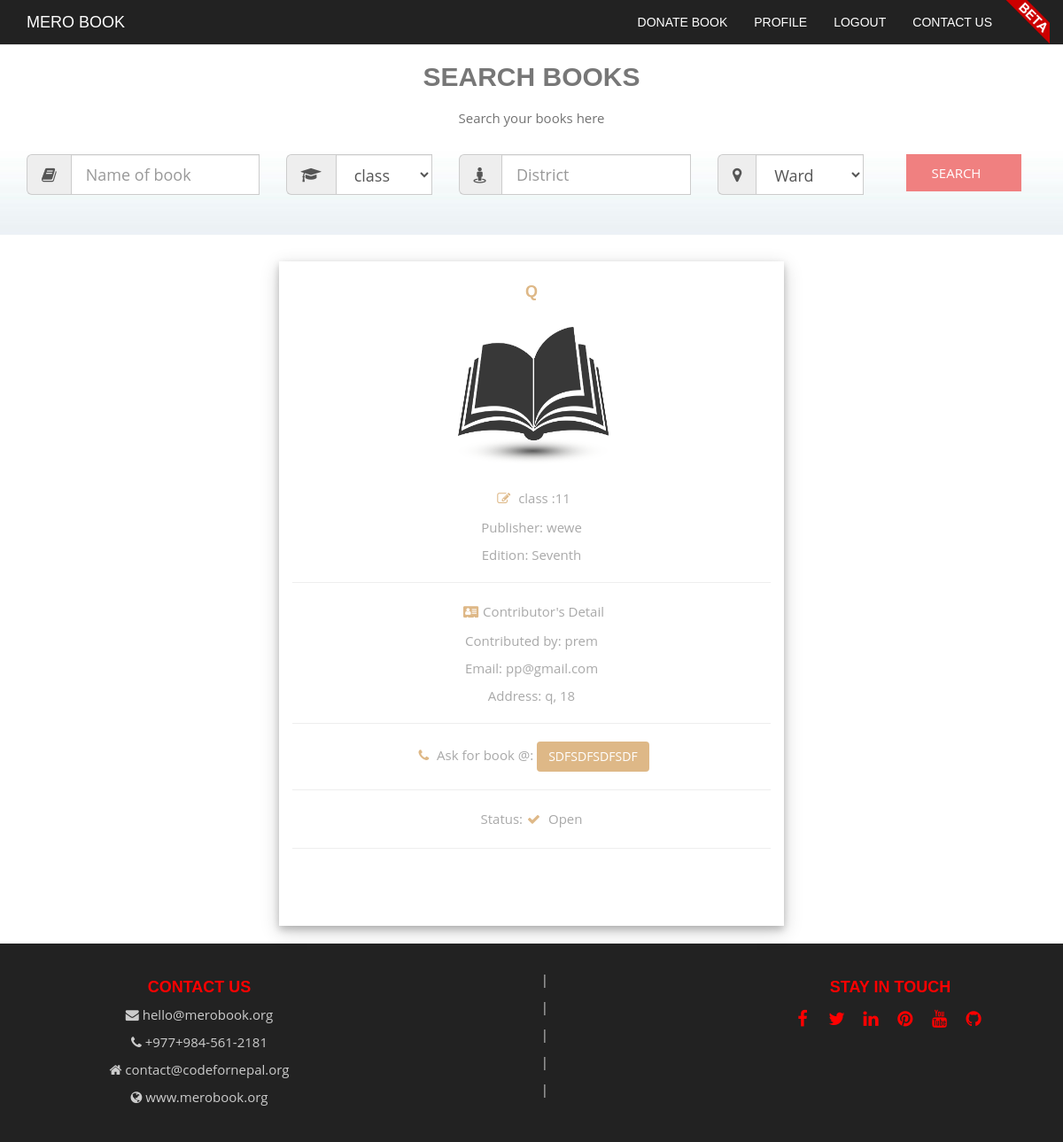
/book_detail/73/ (signed in), run on the app's committed database.
### donate/models.py (models this page shows, shortened)
class Details(models.Model):
    user= models.ForeignKey(settings.AUTH_USER_MODEL, null=True)
    Name = models.CharField(max_length=200)
    Class= models.IntegerField(validators=[MaxValueValidator(13), MinValueValidator(1)])
    Publisher= models.CharField(max_length=200)
    Edition= models.CharField(max_length=10, choices=EDITION_CHOICES)
    Status= models.CharField(max_length=10, choices=ST_CHOICES)
    Your_District= models.CharField(max_length=100)
    Ward_number= models.IntegerField(validators=[MaxValueValidator(36), MinValueValidator(1)])
    Phone_number= models.CharField(max_length=100)

### donate/views.py (the view)
# urls.py: url(r'^book_detail/(?P<id>\d+)/$', donate_views.book_detail, name = "book_detail"),
@login_required(login_url='/login/')
def book_detail(request, id):
    instance = get_object_or_404(Details, id=id)
    context = {
        "instance": instance,
        "ward_count": [1, 2, 3, 4, 5, 6, 7, 8, 9, 10, 11, 12, 13, 14, 15, 16, 17, 18, 19, 20, 21, 22, 23, 24, 25, 26,
                       27, 28, 29, 30, 31, 32, 33, 34, 35],
        "class_count": [1, 2, 3, 4, 5, 6, 7, 8, 9, 10, 11, 12],
        "edition_count": ["First", "Second", "Third", "Forth", "Fifth", "Sixth", "Seventh", "Eighth", "Ninth", "Tenth"],
    }
    return render(request, 'donate/book_detail.html', context)

### donate/templates/donate/book_detail.html (shortened to what this page needs)
{% extends 'donate/base.html' %}
{% load staticfiles %}
{% block baaki_css %}
<link rel = "stylesheet" href=" {% static 'donate/css/book_detail.css' %}">
{% endblock %}
{% block body %}
      <form method="GET" action="{% url 'search_list' %}">
      <div id="search" class="search">
          <div class="container">
              <div class="row">
                  <h2 class="wow fadeInUp">Search Books</h2>
                  <p class="wow fadeInUp" data-wow-delay="0.2s">Search your books here</p>
                  <div class="col-lg-3 col-md-3">
                    <div class="input-group input-group-lg wow fadeInUp" data-wow-delay="0.3s">
                          <span class="input-group-addon" id-sizing-addon1><i class="fa fa-book" aria-hidden="true"></i></span>
                          <input type="text" name="q1" required="" class="form-control" aria-describeby="sizing-addon1" placeholder="Name of book">
                     </div>
                  </div>
                  <div class="col-lg-2 col-md-2">
                    <div class="input-group input-group-lg wow fadeInUp" data-wow-delay="0.4s">
                          <span class="input-group-addon" id-sizing-addon1><i class="fa fa-graduation-cap" aria-hidden="true"></i></span>
                        <select class="form-control" required="" name = "q2">
                            <option value="" disabled selected>class</option>
                        </select>
                    </div>
                  </div>
                  <div class="col-lg-3">
                    <div class="input-group input-group-lg wow fadeInUp" data-wow-delay="0.5s">
                          <span class="input-group-addon" id-sizing-addon1><i class="fa fa-street-view" aria-hidden="true"></i></span>
                          <input type="text" name="q3" required="" class="form-control" aria-describeby="sizing-addon1" placeholder="District">
                    </div>
                  </div>
                  <div class="col-lg-2">
                    <div class="input-group input-group-lg wow fadeInUp" data-wow-delay="0.7s">
                          <span class="input-group-addon" id-sizing-addon1><i class="fa fa-map-marker" aria-hidden="true"></i></span>
                         <select class="form-control" required="" name = "q4">
                            <option value="" disabled selected>Ward</option>
                         </select>
                    </div>
                  </div>
                  <div class="col-lg-2" >
                       <button class="btn btn-lg wow fadeInUp" data-wow-delay="0.8s" type="submit"> Search</button>
                  </div>
              </div>
          </div>
      </div>
      </form>
      <div class="book_ko_detail">
      <div class="container">
          <div class="col-lg-3 col-md-3"></div>
          <div class="border hvr-float col-lg-6 col-md-6 wow fadeInUp" data-wow-delay="0.1s ">
              <h4>{{instance.Name}} </h4>
              <img class="id3h " src="{% static 'donate/images/rerl.png' %}">
              <p><i class="fa fa-pencil-square-o" aria-hidden="true"></i> class :{{instance.Class}}</p>
              <p> Publisher: {{instance.Publisher}}</p>
              <p> Edition: {{instance.Edition}}</p><hr>
              <p> <i class="fa fa-address-card" aria-hidden="true"></i>Contributor's Detail </p>
              <p> Contributed by: {{instance.user.first_name}}</p>
              <p> Email: {{instance.user.email}}</p>
              <p> Address: {{instance.Your_District}}, {{instance.Ward_number}}</p> <hr>
              <p><i class="fa fa-phone" aria hidden="true"></i> Ask for book @: <button class="btn btn-md ">{{instance.Phone_number}}</button></p><hr>
              <p> Status:<i class="fa fa-check" aria hidden="true"></i> {{instance.Status}}</p><hr>
          </div>
          <div class="col-lg-3 col-md-3"></div>
     </div>
      </div>
{% endblock %}

### donate/static/donate/css/stylesheet.css (style rules this page uses)
* { padding:0; margin: 0; }
body { overflow-x: hidden; font-family: 'Open Sans', sans-serif; text-rendering: optimizeLegibility !important; -webkit-font-smoothing: antialiased !important; }
h1, h2, h4 { font-family: 'PT Sans Narrow', Arial, sans-serif; text-transform: uppercase; font-weight: 700; }
p { font-size: 15px; line-height: 21px; }
.btn { transition: all 300ms ease-in-out; font-weight: 500 !important; text-transform: uppercase; }
.search { background-image:url(../images/search_bgk.jpg); padding: 50px 0 80px; text-align: center; }
.search p { padding-bottom: 80px; color: #737373; }
.search h2 { color: #777; margin: 20px 0 20px; }
.search .input-group { margin-bottom: 25px; }
.search .form-control { border-radius: 0 !important; }
.search .btn { padding-left:0px; border-radius: 0; width: 130px; font-size: 15px; background-color: #f08080; color: #fff; }

### donate/static/donate/css/book_detail.css (style rules this page uses)
.search { background-image:url(../images/search_bgk.jpg); text-align: center; padding: 50px 0 30px; }
.search p { padding-bottom: 20px; color: #737373; }
.search h2 { color: #777; margin: 20px 0 20px; }
.search .input-group { margin-top: 0px; margin-bottom: 15px; }
.search .form-control { border-radius: 0 !important; }
.search .btn { margin-top: 0px; padding-left:0px; border-radius: 0; width: 130px; font-size: 15px; background-color: #f08080; color: #fff; }
.book_ko_detail .border { height: 750px; margin-top: 30px; margin-bottom: 20px; border-color:whitesmoke; box-shadow: 0 4px 8px 0 rgba(0, 0, 0, 0.2), 0 6px 20px 0 rgba(0, 0, 0, 0.19); }
.book_ko_detail h4 { text-align: center; padding-top: 15px; color: burlywood; font-weight: bold; }
.book_ko_detail img { display: block; margin: 0 auto; }
.id3h { width: 200px; margin-left: 150px; height: 200px; margin-bottom: 0px; }
.book_ko_detail p { margin-top: 0px; color: darkgray; text-align: center; }
.book_ko_detail { border: 20px; }
.book_ko_detail .btn { background-color: burlywood; color: #fff; }
.book_ko_detail i { font-size: 15px; padding: 5px; color: burlywood; }

### data on the page
Details: Name "Q", Class "11", Publisher "wewe", Edition "Seventh", user.first_name "prem", user.email "pp@gmail.com", Your_District "q", Ward_number "18", Phone_number "SDFSDFSDFSDF", Status "Open"
